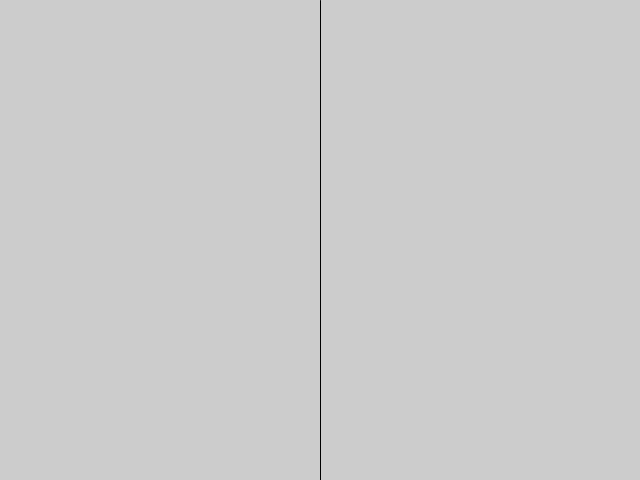
Frame 1 (no input)
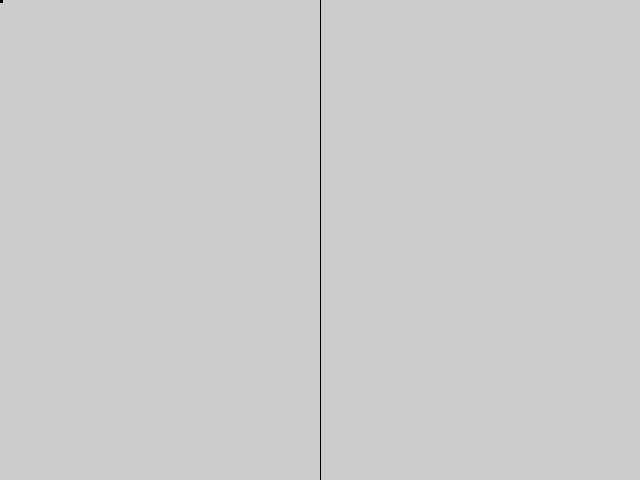
Frame 60 (the mouse pressed at the canvas centre just before this capture)
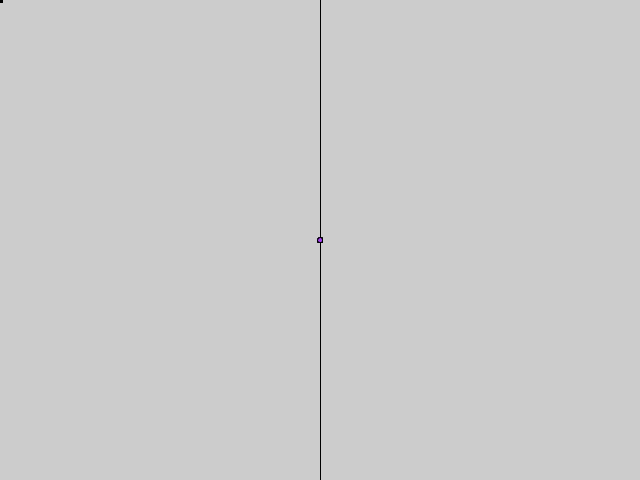
Frame 120 (the mouse held since frame 60 and released just before this capture)

The Processing sketch that drew these frames (run headless with seeded random() and noise(); from frame 60 on, the mouse is pressed at the canvas centre):

// Processing sketch: processing_185653
// ── processing_185653.pde

//declare variable


float r,g,b,rd;

void setup(){//executed only once
size(640,480);
frameRate(30);

}

void draw(){//repeated forever
line(width/2,0,width/2,height);
fill(r,g,b);

ellipse(mouseX,mouseY,rd,rd);
if(mouseX>width/2){
rd=20;
  
}else{
  rd=5;
  
}

}

void mousePressed(){//event function
r=random(255);
g=random(255);
b=random(255);
rd=5;
println(keyCode);
}
